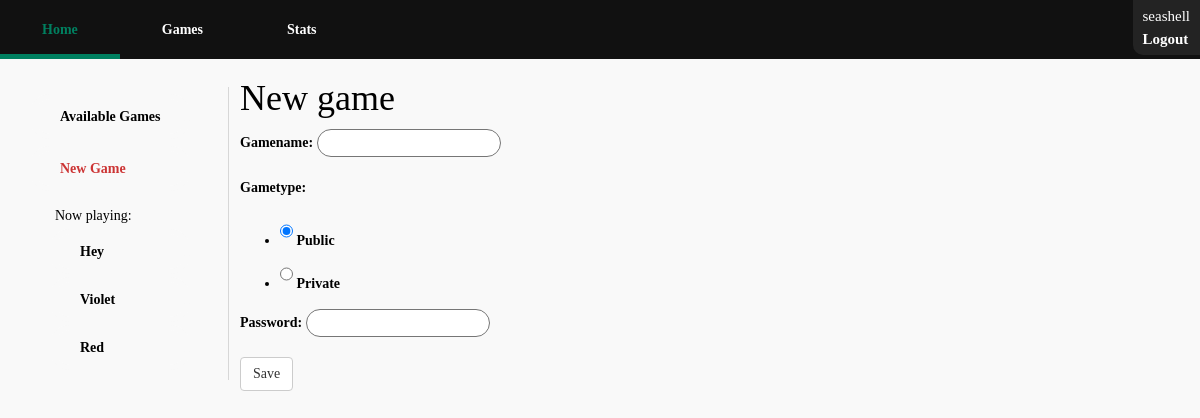
The page /game/new (signed in) on the database as committed earlier.
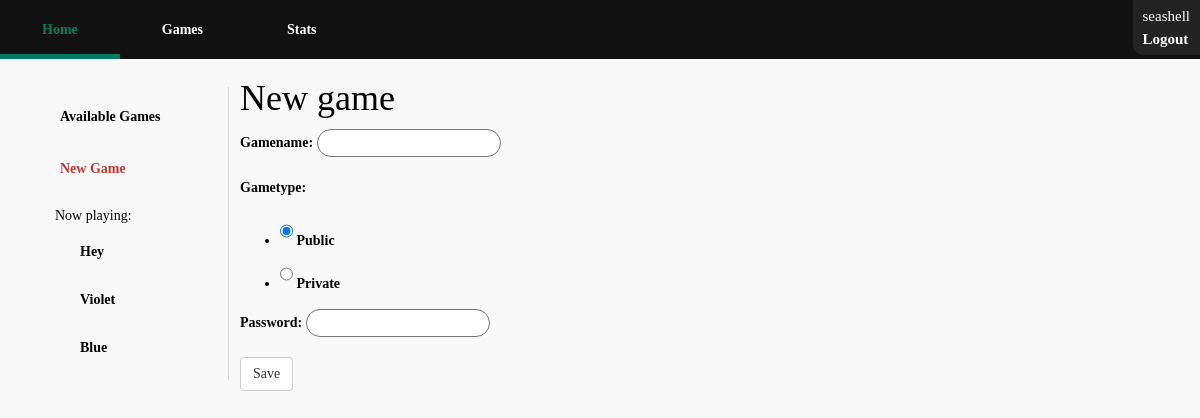
The same page on the database as committed later.
### testapp/models.py (models this page shows)
class Game(models.Model):
    isCompleted = models.BooleanField(default=False)
    isPublic = models.BooleanField()
    password = models.CharField(max_length=10, null=True)
    gameName = models.CharField(max_length=100, default='NoNameGame')
    ownerID = models.ForeignKey(User, on_delete=models.CASCADE, related_name='owner')
    secondPlayerID =models.ForeignKey(User, on_delete=models.SET_NULL, null=True, related_name='secondPlayer')
    winnerID = models.ForeignKey(User, on_delete=models.SET_NULL, null=True, related_name='winner')
    ownerScore = models.IntegerField(default=0)
    secondPlayerScore = models.IntegerField(default=0)

### game/views.py (the view, shortened to what this page needs)
# urls.py: path('new', views.newGame, name='New Game'),
@login_required()
def newGame(request):
    form = NewGameForm()
    return render(request,'game/newGame.html', {'form': form,
                                                'userGames': asideParams(request.user)})

### game/forms.py
class NewGameForm(forms.Form):
    gameName = forms.CharField(max_length=100)
    CHOICES = [('Public', 'Public'),
               ('Private', 'Private')]
    gameType = forms.ChoiceField(choices=CHOICES, widget=forms.RadioSelect(), initial='Public')
    password = forms.CharField(max_length=100, min_length=10, required=False)
    if gameType == 'Private':
        password.required = True

### game/views.py (called while the page is built)
def asideParams(user):
    activeGames = Game.objects.filter(Q(ownerID=user) | Q(secondPlayerID=user))
    activeGames = activeGames.exclude(isCompleted=True)
    return activeGames

### templates/game/newGame.html (shortened to what this page needs)
{% extends "base_gamewindow.html" %}
{% block content %}
<h1>New game</h1>
<form method="POST">
    {{ form.as_p }}
    <button type="submit" class="save btn btn-default">Save</button>
</form>
{% endblock %}

### templates/base_gamewindow.html
{% extends "base_generic.html" %}
{% block aside %}
    <aside id="gamenav">
    <ul>
    <li class="gamenawitem"><a href="{% url 'All Games' %}">Available Games</a></li>
    <li class="gamenawitem" id="gamenav-newgame"><a href="{% url 'New Game' %}">New Game</a></li>
        <li class="gamenawitem" id="gamenav-gamelist"><span>Now playing:</span>
        <ul>
            {% if userGames.count != 0 %}
                {% for game in userGames %}
                    <li class="gamenav-listitem"><a href="{% url 'Join Game' %}?id={{ game.id }}">{{ game.gameName }}</a></li>
                {% endfor %}
            {% else %}
            <li>Sorry, no games!</li>
            {% endif %}
        </ul>
    </li>
    </ul>
    </aside>
{% endblock %}

Rows that differ between the two databases and show on the page:
no longer on this page (row edited): Game: gameName "Red"
now on this page (row edited): Game: gameName "Blue"
